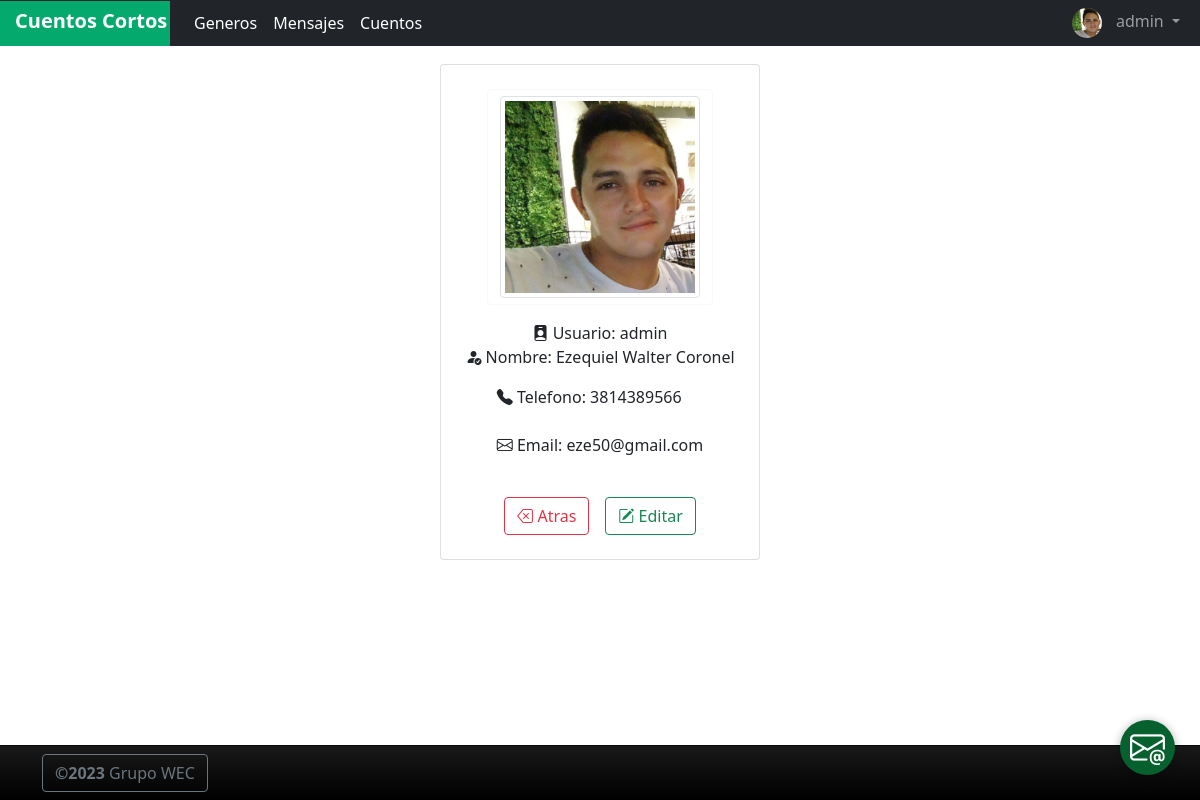
/profile/1/detail (signed in), run on the app's committed database.
### AppShortStories/models.py (models this page shows)
class Profile(models.Model):
    nombre = models.CharField(max_length=50)
    apellido = models.CharField(max_length=50)
    email = models.EmailField()
    telefono = models.CharField(max_length=20)
    user = models.OneToOneField(to = User,on_delete = models.CASCADE,related_name='profile')
    imagen = models.ImageField(upload_to="profiles", null=True, blank=True)

### AppShortStories/views.py (the view, shortened to what this page needs)
# urls.py: path('profile/<pk>/detail', ProfileDetail.as_view(), name="profile-detail"),
class ProfileDetail(LoginRequiredMixin, UserPassesTestMixin, DetailView):
     model = Profile
     fields = '__all__'
     def test_func(self):
        user_id = self.request.user.id
        profile_id = self.kwargs.get('pk')
        return Profile.objects.filter(user=user_id, id = profile_id).exists()

### AppShortStories/templates/AppShortStories/profile_detail.html (shortened to what this page needs)
{% extends "AppShortStories/index.html" %}
{% block body %}
{% load static %}
<div class="container mt-6 mb-6 p-3 d-flex justify-content-center">
    <div class="card p-4">
        <div class=" image d-flex flex-column justify-content-center align-items-center">
            <button class="btn btn-outline-light">
                {% if object.imagen %}
                <img src="{{ user.profile.imagen.url }}" height="100%" width="200" class="img-thumbnail"/>
                {% else%}
                <img src="{% static 'AppShortStories/img/contacto.png' %}" class="img-thumbnail" height="100%" width="200" />
                {% endif %}
            </button>
            <span class="name mt-3"><i class="bi bi-person-badge-fill"></i>  Usuario: {{object.user}}</span>
            <span class="idd"><i class="bi bi-person-fill-check"></i>  Nombre: {{object.nombre}} {{object.apellido}}</span>
            <div class="text mt-3">
                <span>
                    <i class="bi bi-telephone-fill"></i>  Telefono: {{object.telefono}}
                    <br>
                    <br>
                    <i class="bi bi-envelope"></i>  Email: {{object.email}}
                     <br>
                     <br>
                </span>
            </div>
            <div class="gap-3 mt-3 icons d-flex flex-row justify-content-center align-items-center">
                <a href="{% url 'inicio'%}" class="btn btn-outline-danger"><i class="bi bi-backspace"></i> Atras</a>
                <a href="{% url 'profile-edit' object.id %}" class="btn btn-outline-success"><i class="bi bi-pencil-square"> </i>Editar</a>
            </div>
        </div>
    </div>
</div>
{% endblock %}

### AppShortStories/templates/AppShortStories/index.html (shortened to what this page needs)
<!DOCTYPE html>
<html lang="en">
<head>
    {% load static %}
    <link href="https://cdn.jsdelivr.net/npm/bootstrap@5.0.2/dist/css/bootstrap.min.css" rel="stylesheet">
    <link rel="stylesheet" href="https://cdn.jsdelivr.net/npm/bootstrap-icons@1.10.4/font/bootstrap-icons.css">
    <link href="{% static 'AppShortStories/css/estilo.css' %}"  rel="stylesheet"/>
</head>
<body>
  <nav class="navbar navbar-expand-lg navbar-dark bg-dark fixed-top" style="padding: 0px;">
    <div class="container-fluid" style="padding-left: 0px;">
      <a style="width: 170px; height: 45px; " class="navbar-brand" href="{% url 'inicio' %}"><strong
          style="margin-left: 15px;">Cuentos Cortos</strong></a>
      <div class="collapse navbar-collapse" id="navbarSupportedContent">
        <ul class="navbar-nav me-auto mb-2 mb-lg-0">
          {% if user.is_authenticated %}
          {% if user.id == 1 %}
          <li class="nav-item">
            <a class="nav-link active" aria-current="page" href="{% url 'genero-list' %}">Generos</a>
          </li>
          {% endif %}
          {% if user.profile.email%}
          <li class="nav-item">
            <a class="nav-link active" aria-current="page" href="{% url 'mensaje-list' %}">Mensajes</a>
          </li>
          {% endif %}
          <li class="nav-item">
            <a class="nav-link active" aria-current="page" href="{% url 'cuento-list' %}">Cuentos</a>
          </li>
          {% endif %}
        </ul>
        {% if user.is_authenticated %}
        <ul class="navbar-nav justify-content-end">
          <li class="nav-item dropdown">
            <a class="nav-link dropdown-toggle" href="#" role="button" data-bs-toggle="dropdown" aria-expanded="false">
              {% if user.profile.imagen %}
              <img src="{{ user.profile.imagen.url }}" height="100%" width="30px"
                style="border-radius: 50%; margin-right: 10px;">
              {% endif %}
              {{user.username}}
            </a>
          </li>
        </ul>
        {% endif %}
      </div>
    </div>
  </nav>
  <br>
  <br>
    {% block body %}
    {% endblock %}
    <a class="btn-wsp" href="{% url 'mensaje-send' %}"><i class="bi bi-envelope-at"></i></a>
    <br>
    <br>
  </body>
  {% if user.is_authenticated %}
  <footer id="sticky-footer" class="flex-shrink-0 py-2 bg-dark text-white-50">
    <div class="container">
      <button class="btn btn-outline-secondary" type="button" data-bs-toggle="offcanvas" data-bs-target="#offcanvasWithBackdrop" aria-controls="offcanvasWithBackdrop"><strong>&copy;2023 </strong>Grupo WEC</button>
     </div>
  </footer>
{% endif %}
</html>

### AppShortStories/static/AppShortStories/css/estilo.css (style rules this page uses)
footer { height: 55px; background-color: #191919; background-image: -moz-linear-gradient(top, #191919, #000000); background-image: -o-linear-gradient(top, #191919, #000000); background-image: -webkit-gradient(linear, left top, left bottom, color-stop(0, #191919), color-stop(1, #000000)); background-image: -webkit-linear-gradient(#191919, #000000); background-image: linear-gradient(top, #191919, #000000); filter: progid:DXImageTransform.Microsoft.gradient(startColorStr='#191919', endColorStr='#000000'); border-top: 1px solid rgba(30, 30, 30, 0.3); width: 100%; position: fixed; bottom: 0; }
.btn-wsp { position:fixed; width:55px; height:55px; line-height: 55px; bottom:25px; right:25px; background:#06612f; color:#FFF; border-radius:50px; text-align:center; font-size:35px; box-shadow: 0px 1px 10px rgba(0,0,0,0.3); z-index:100; transition: all 300ms ease; }

### data on the page
Profile: user "admin", nombre "Ezequiel Walter", apellido "Coronel", telefono "3814389566", email "eze50@gmail.com"

### other printed values
{{ user.username }} "admin"
